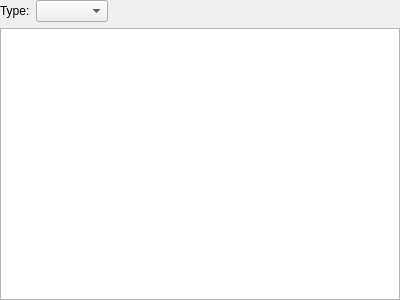
<?xml version="1.0" encoding="UTF-8"?>
<ui version="4.0">
 <class>TextAttachmentsPreviewWidget</class>
 <widget class="QWidget" name="TextAttachmentsPreviewWidget">
  <property name="geometry">
   <rect>
    <x>0</x>
    <y>0</y>
    <width>400</width>
    <height>300</height>
   </rect>
  </property>
  <property name="windowTitle">
   <string>Form</string>
  </property>
  <layout class="QVBoxLayout" name="verticalLayout">
   <property name="spacing">
    <number>6</number>
   </property>
   <property name="leftMargin">
    <number>0</number>
   </property>
   <property name="topMargin">
    <number>0</number>
   </property>
   <property name="rightMargin">
    <number>0</number>
   </property>
   <property name="bottomMargin">
    <number>0</number>
   </property>
   <item>
    <layout class="QHBoxLayout" name="horizontalLayout">
     <item>
      <widget class="QLabel" name="typeLabel">
       <property name="text">
        <string>Type:</string>
       </property>
      </widget>
     </item>
     <item>
      <widget class="VaultComboBox" name="typeComboBox">
       <property name="editable">
        <bool>false</bool>
       </property>
      </widget>
     </item>
     <item>
      <spacer name="horizontalSpacer">
       <property name="orientation">
        <enum>Qt::Horizontal</enum>
       </property>
       <property name="sizeHint" stdset="0">
        <size>
         <width>40</width>
         <height>20</height>
        </size>
       </property>
      </spacer>
     </item>
    </layout>
   </item>
   <item>
    <widget class="QTextBrowser" name="previewTextBrowser"/>
   </item>
  </layout>
 </widget>
 <customwidgets>
  <customwidget>
   <class>VaultComboBox</class>
   <extends>QComboBox</extends>
   <header>gui/vault/VaultControls.h</header>
  </customwidget>
 </customwidgets>
 <resources/>
 <connections/>
</ui>
